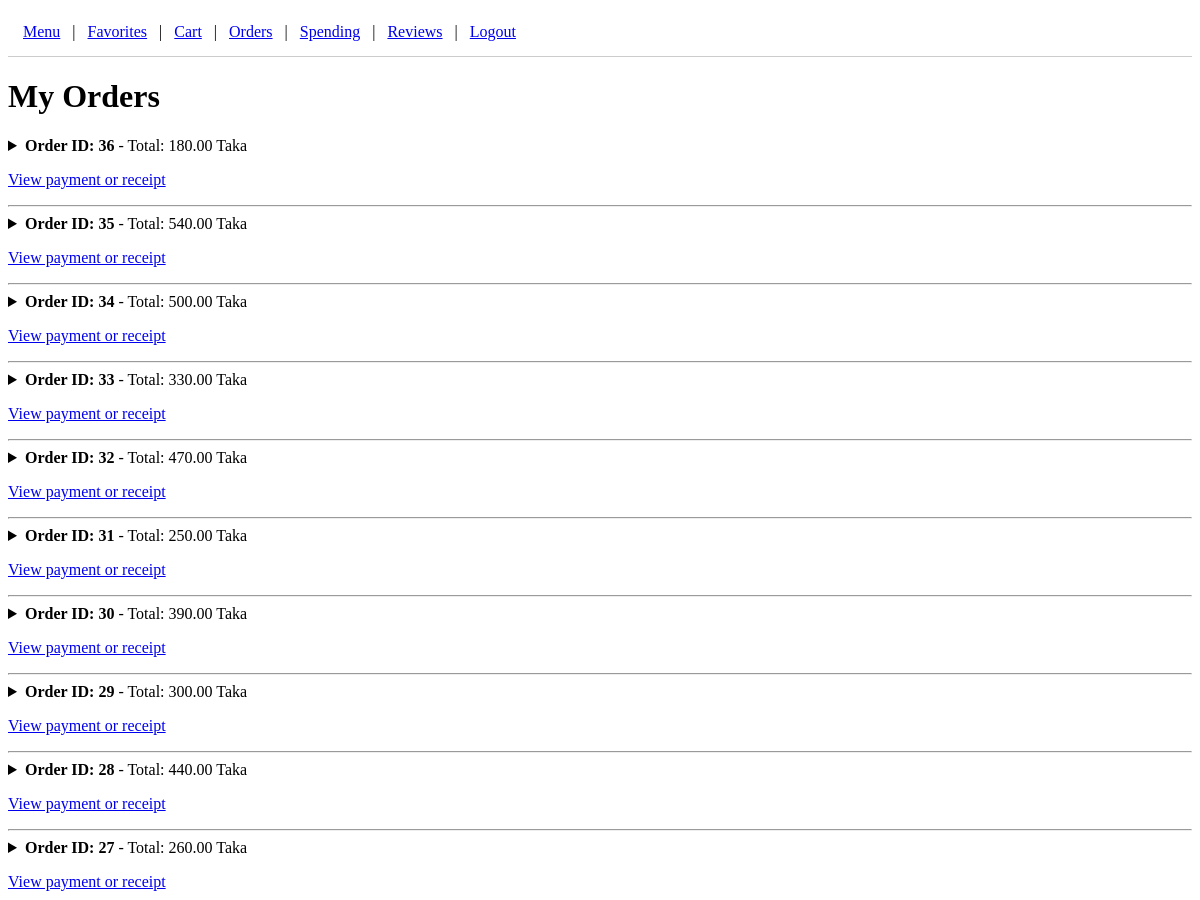
Page /Catering/orders.php (signed in, upper part) on the earlier database version.
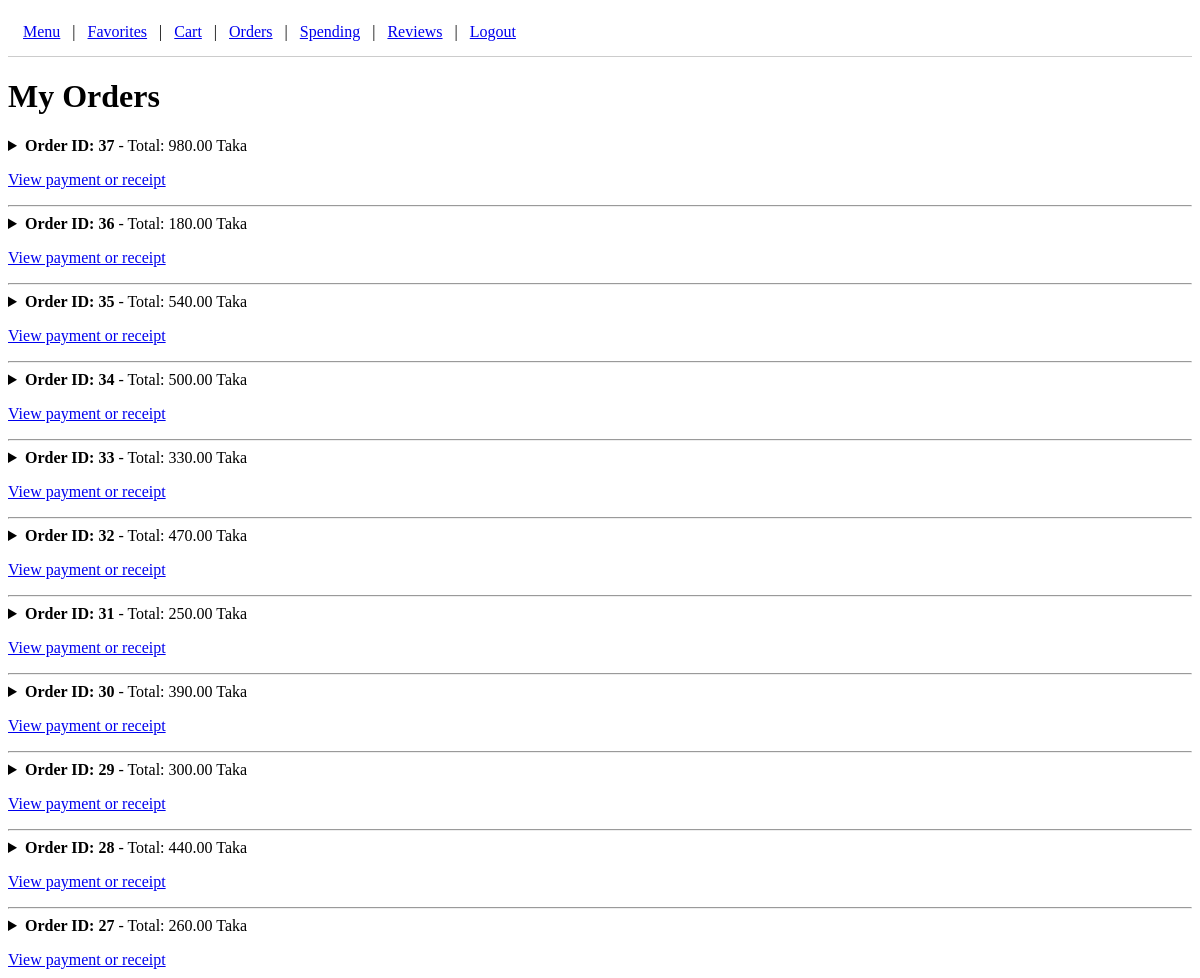
Same page on the later database version.
### tables this page shows
CREATE TABLE `orders` (
  `order_id` int(11) NOT NULL,
  `user_id` int(11) NOT NULL,
  `total_amount` decimal(10,2) NOT NULL,
  `order_date` timestamp NOT NULL DEFAULT current_timestamp()
);

### Catering/orders.php (the view, shortened to what this page needs)
<?php
require "db.php";
$user_id = $_SESSION["user_id"];
$sql = "SELECT *
        FROM orders
        WHERE user_id = '$user_id'
        ORDER BY order_id DESC";
$result = mysqli_query($conn, $sql);
?>
<!DOCTYPE html>
<html>
<head>
    <?php require "header.php"; ?>
</head>
<body>
    <h1>My Orders</h1>
    <?php
    if (mysqli_num_rows($result) == 0) {
        echo "<p>You have no orders yet.</p>";
    } else {
        while ($order = mysqli_fetch_assoc($result)) {
            $order_id = $order["order_id"];
            echo "<details>";
            echo "<summary>";
            echo "<strong>Order ID: " . $order_id . "</strong>";
            echo " - Total: " . $order["total_amount"] . " Taka";
            echo "</summary>";
            echo "<br>";
            echo "</details>";
            echo "<p>";
            echo "<a href='payment.php?order_id=" . (int) $order_id . "'>";
            echo "View payment or receipt";
            echo "</a>";
            echo "</p>";
            echo "<hr>";
        }
    }
    ?>
    <br>
</body>
</html>

Differences in the rows shown:
added orders: order_id "37", total_amount "980.00"
